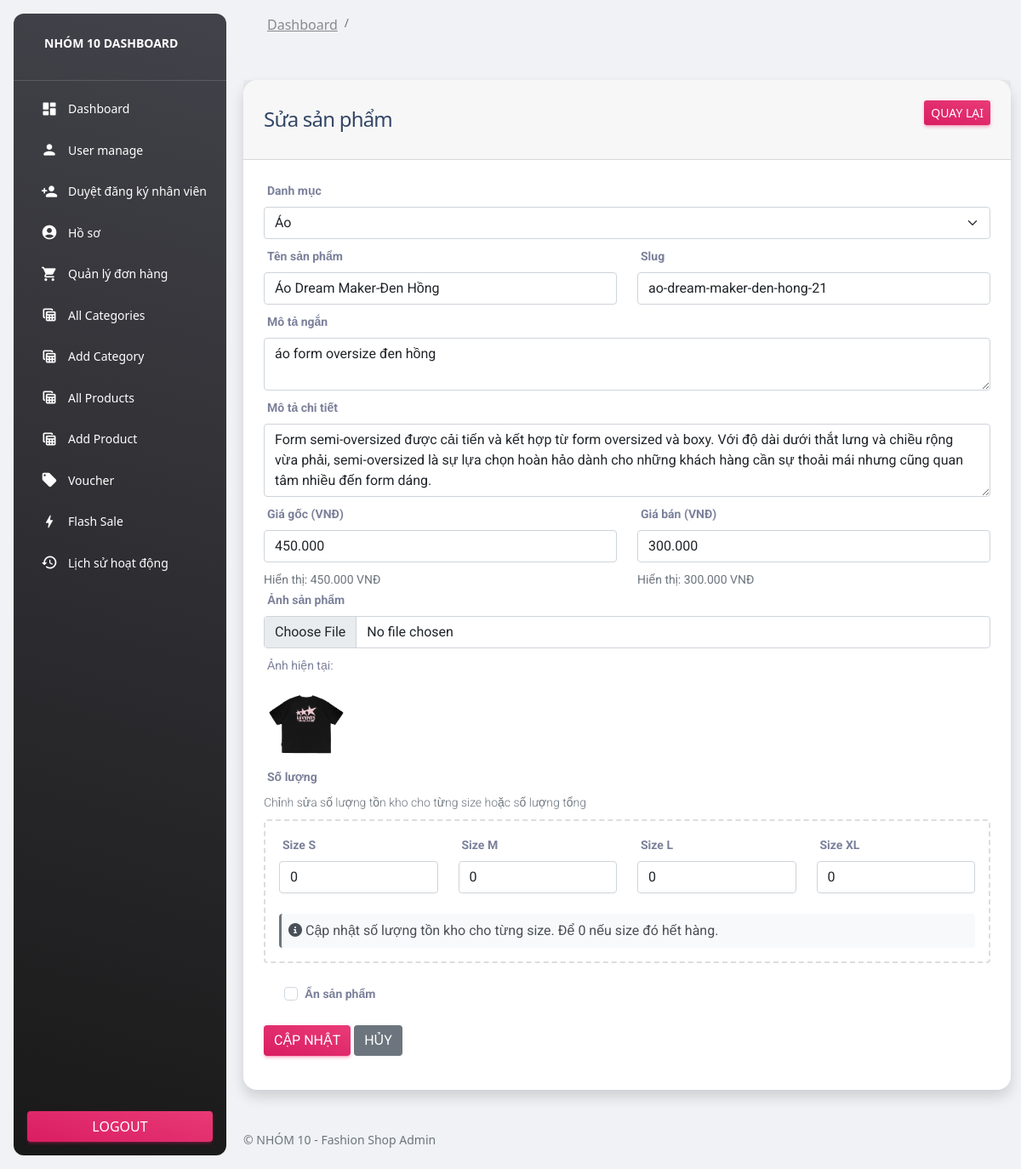
/admin/index.php?page=edit-product&id=22 (signed in), run on the app's committed database.
### tables this page shows
CREATE TABLE `products` (
  `id` int(11) NOT NULL,
  `category_id` int(11) NOT NULL,
  `name` varchar(255) NOT NULL,
  `slug` varchar(255) NOT NULL,
  `small_description` mediumtext NOT NULL,
  `description` mediumtext NOT NULL,
  `original_price` int(11) NOT NULL,
  `selling_price` int(11) NOT NULL,
  `image` varchar(255) NOT NULL,
  `qty` int(11) NOT NULL,
  `size` varchar(50) DEFAULT NULL,
  `color` varchar(50) DEFAULT NULL,
  `status` tinyint(4) NOT NULL DEFAULT 0,
  `deleted_at` timestamp NULL DEFAULT NULL,
  `created_at` timestamp NOT NULL DEFAULT current_timestamp(),
  `created_by` int(11) DEFAULT NULL COMMENT 'ID của admin tạo sản phẩm',
  `updated_by` int(11) DEFAULT NULL COMMENT 'ID của admin cập nhật sản phẩm cuối cùng'
);

CREATE TABLE `categories` (
  `id` int(11) NOT NULL,
  `name` varchar(255) NOT NULL,
  `slug` varchar(255) NOT NULL,
  `description` mediumtext NOT NULL,
  `status` tinyint(4) NOT NULL DEFAULT 0,
  `image` varchar(255) NOT NULL,
  `created_at` timestamp NOT NULL DEFAULT current_timestamp(),
  `created_by` int(11) DEFAULT NULL COMMENT 'ID của admin tạo danh mục',
  `updated_by` int(11) DEFAULT NULL COMMENT 'ID của admin cập nhật danh mục cuối cùng'
);

### admin/functions.php (called while the page is built, shortened)
<?php
include("config/dbconn.php");
function getAll($table)
{
    global $conn;
    $query = "SELECT * FROM $table ORDER BY id DESC";
    return mysqli_query($conn, $query);
}
function getByID($table, $id)
{
    global $conn;
    $query = "SELECT * FROM $table WHERE id='$id'";
    return mysqli_query($conn, $query);
}
?>

### functions/currency.php (called while the page is built, shortened)
<?php
function formatVND($price) {
    $price = is_numeric($price) ? $price : 0;
    return number_format($price, 0, ',', '.') . ' VNĐ';
}
function formatNumber($price) {
    $price = is_numeric($price) ? $price : 0;
    return number_format($price, 0, ',', '.');
}
?>

### admin/pages/edit-product.php (the view, shortened to what this page needs)
<?php
include("../functions/currency.php");
if(isset($_GET['id']))
{
    $id = $_GET['id'];
    $product = getByID("products", $id);
    if(mysqli_num_rows($product) > 0)
    {
        $data = mysqli_fetch_array($product);
?>
<div class="container-fluid py-4">
    <div class="row">
        <div class="col-md-12">
            <div class="card shadow border-0" style="border-radius:16px;">
                <div class="card-header d-flex justify-content-between align-items-center">
                    <h4 class="mb-0">Sửa sản phẩm</h4>
                    <a href="index.php?page=products" class="btn bg-gradient-primary btn-sm">Quay lại</a>
                </div>
                <div class="card-body">
                    <form action="code.php" method="POST" enctype="multipart/form-data">
                        <div class="row">
                            <div class="col-md-12">
                                <label class="form-label"><b>Danh mục</b></label>
                                <select name="category_id" class="form-select mb-2" required>
                                    <?php
                                        $categories = getAll("categories");
                                        if(mysqli_num_rows($categories) > 0)
                                        {
                                            foreach($categories as $item)
                                            {
                                    ?>
                                                <option value="<?= $item['id']; ?>" <?= $data['category_id'] == $item['id'] ? 'selected' : '' ?>><?= $item['name']?></option>
                                    <?php
                                            }
                                        }
                                    ?>
                                </select>
                            </div>
                            <div class="col-md-6">
                                <label class="form-label"><b>Tên sản phẩm</b></label>
                                <input type="text" id="full-name" required name="name" value="<?= $data['name']; ?>" placeholder="Enter Product Name" class="form-control mb-2">
                            </div>
                            <div class="col-md-6">
                                <label class="form-label"><b>Slug</b></label>
                                <input type="text" id="slug-name" required name="slug" value="<?= $data['slug']; ?>" placeholder="Enter slug" class="form-control mb-2">
                            </div>
                            <div class="col-md-12">
                                <label class="form-label"><b>Mô tả ngắn</b></label>
                                <textarea required name="small_description" placeholder="Enter Small Description" class="form-control mb-2" rows="2"><?= $data['small_description']; ?></textarea>
                            </div>
                            <div class="col-md-12">
                                <label class="form-label"><b>Mô tả chi tiết</b></label>
                                <textarea required name="description" placeholder="Enter Description" class="form-control mb-2" rows="3"><?= $data['description']; ?></textarea>
                            </div>
                            <div class="col-md-6">
                                <label class="form-label"><b>Giá gốc (VNĐ)</b></label>
                                <input type="text" required name="original_price" value="<?= formatNumber($data['original_price']); ?>" placeholder="Nhập giá gốc" class="form-control mb-2">
                                <small class="text-muted">Hiển thị: <?= formatVND($data['original_price']) ?></small>
                            </div>
                            <div class="col-md-6">
                                <label class="form-label"><b>Giá bán (VNĐ)</b></label>
                                <input type="text" required name="selling_price" value="<?= formatNumber($data['selling_price']); ?>" placeholder="Nhập giá bán" class="form-control mb-2">
                                <small class="text-muted">Hiển thị: <?= formatVND($data['selling_price']) ?></small>
                            </div>
                            <div class="col-md-12">
                                <label class="form-label"><b>Ảnh sản phẩm</b></label>
                                <input type="file" name="image" class="form-control mb-2">
                                <label class="form-label">Ảnh hiện tại:</label>
                                <div>
                                    <img src="../images/<?= $data['image']?>" height="100px" width="100px" style="object-fit:cover;border-radius:8px;" alt="Product Image">
                                </div>
                            </div>
                            <div class="col-md-12">
                                <label class="form-label"><strong>Số lượng</strong></label>
                                <p class="text-muted small mb-2">Chỉnh sửa số lượng tồn kho cho từng size hoặc số lượng tổng</p>
                                <div id="size-quantity-container" class="p-3 rounded" style="background: white; border: 2px dashed #ddd;">
                                </div>
                            </div>
                            <div class="col-md-12">
                                <div class="form-check mt-4">
                                    <input class="form-check-input" type="checkbox" name="status" id="status" <?= $data['status'] == '0' ? '' : 'checked' ?>>
                                    <label class="form-check-label" for="status"><b>Ẩn sản phẩm</b></label>
                                </div>
                            </div>
                            <div class="col-md-12 mt-3">
                                <button type="submit" class="btn bg-gradient-primary" name="update_product_btn">Cập nhật</button>
                                <a href="index.php?page=products" class="btn btn-secondary">Hủy</a>
                            </div>
                        </div>
                    </form>
                </div>
            </div>
        </div>
    </div>
</div>
<?php
    } else {
        echo '<div class="alert alert-danger">Không tìm thấy sản phẩm</div>';
    }
} else {
    echo '<div class="alert alert-danger">Thiếu ID sản phẩm</div>';
}
?>

### data on the page
products: category_id "Áo", name "Áo Dream Maker-Đen Hồng", slug "ao-dream-maker-den-hong-21", small_description "áo form oversize đen hồng", description "Form semi-oversized được cải tiến và kết hợp từ form oversized và boxy. Với độ dài dưới thắt lưng và chiều rộng vừa phải, semi-oversized là sự lựa chọn hoàn hảo dành cho những khách hàng cần sự thoải mái nhưng cũng quan tâm nhiều đến form dáng.", original_price "450.000", original_price "450.000 VNĐ", selling_price "300.000", selling_price "300.000 VNĐ", image (picture)
